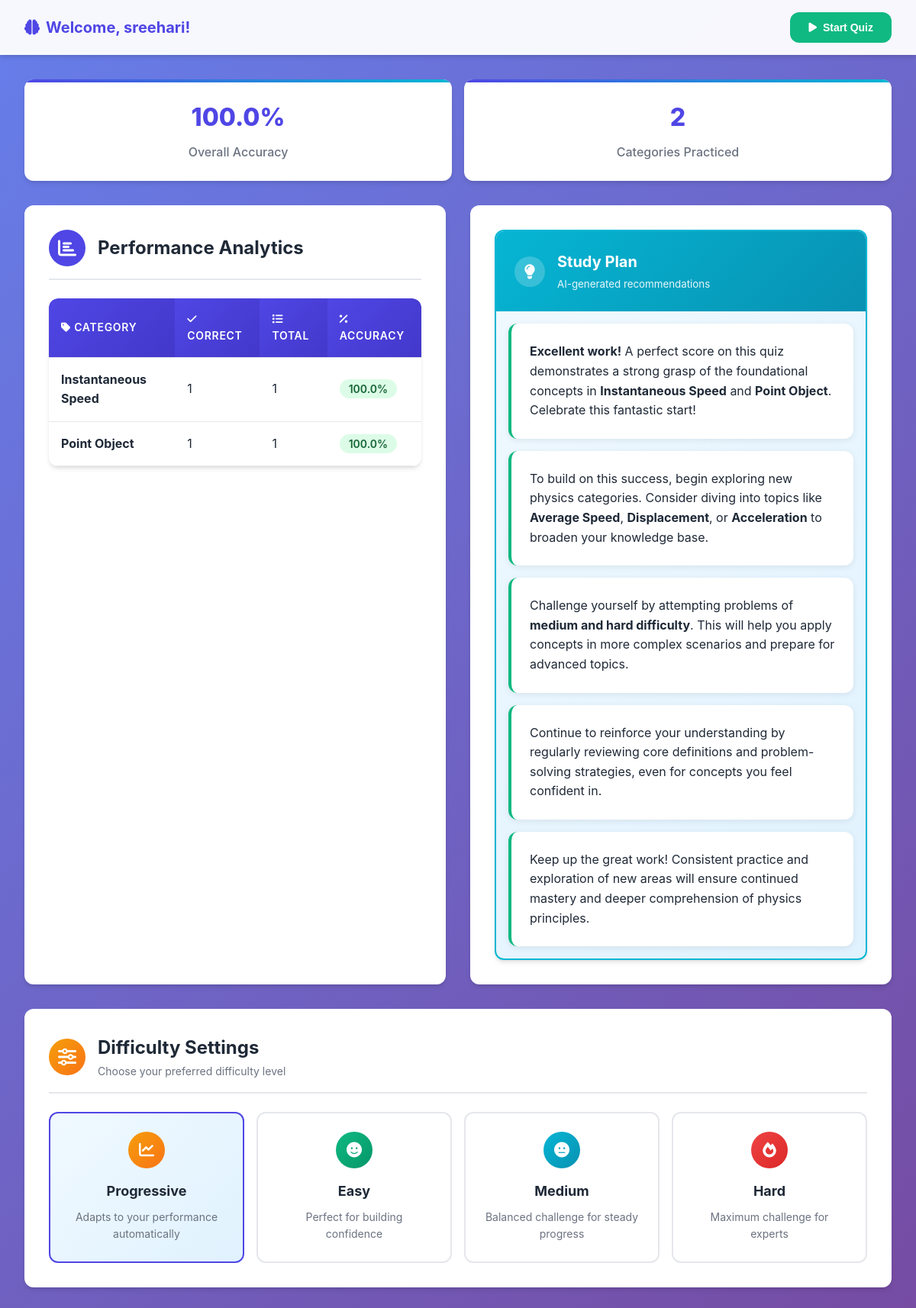
Screenshot of /profile (signed in) with the database file from the repository.
### tables this page shows
CREATE TABLE user_category_stats (
            user_id INTEGER,
            category TEXT,
            correct INTEGER DEFAULT 0,
            total INTEGER DEFAULT 0,
            last_study_plan TEXT,  -- JSON or HTML of latest plan
            PRIMARY KEY (user_id, category),
            FOREIGN KEY (user_id) REFERENCES users(id)
        );

### app/routes.py (the view)
      @app.route("/profile")  # Unchanged, but stats now reflect batched updates
      def profile():
            if not get_user_id():
                  return redirect(url_for("login"))
            user_id = get_user_id()
            stats = get_user_stats(user_id)
            in_progress = is_quiz_in_progress()
            latest_plan = get_latest_study_plan(user_id) or "<ul><li>No study plan available yet. Complete a quiz to generate one.</li></ul>"
            return render_template(
                  "profile.html",
                  stats=stats,
                  username=session.get("username", "User"),
                  in_progress=in_progress,
                  latest_plan=latest_plan
            )

### app/db.py (called while the page is built)
def get_latest_study_plan(user_id):
    conn = sqlite3.connect(DB_PATH)
    cur = conn.cursor()
    cur.execute("SELECT last_study_plan FROM user_category_stats WHERE user_id = ? LIMIT 1", (user_id,))
    row = cur.fetchone()
    conn.close()
    return row[0] if row else None

def get_user_stats(user_id):
    conn = sqlite3.connect(DB_PATH)
    cur = conn.cursor()
    cur.execute("SELECT category, correct, total FROM user_category_stats WHERE user_id = ?", (user_id,))
    stats = {row[0]: {"correct": row[1], "total": row[2], "accuracy": (row[1] / row[2] * 100) if row[2] > 0 else 0} for row in cur.fetchall()}
    overall_correct = sum(s["correct"] for s in stats.values())
    overall_total = sum(s["total"] for s in stats.values())
    overall_accuracy = (overall_correct / overall_total * 100) if overall_total > 0 else 0
    conn.close()
    return {"categories": stats, "overall_accuracy": overall_accuracy, "total_quizzes": overall_total // NUM_QUESTIONS_PER_QUIZ}

### app/quiz.py (called while the page is built)
def get_user_id():
    return session.get("user_id")

def is_quiz_in_progress():
    return session.get("index", 0) > 0

### app/templates/profile.html (shortened to what this page needs)
<!DOCTYPE html>
<html lang="en">
<head>
    <link href="https://cdnjs.cloudflare.com/ajax/libs/font-awesome/6.0.0/css/all.min.css" rel="stylesheet">
</head>
<body>
    {% if session.user_id %}
    <nav>
        <div class="nav-brand">
            <i class="fas fa-brain"></i>
            Welcome, {{ session.username }}!
        </div>
        <div class="nav-actions">
            {% if in_progress %}
            <button onclick="window.location.href='{{ url_for('question_deviate') }}'" class="btn btn-success">
                <i class="fas fa-play"></i>
                Continue Quiz
            </button>
            {% else %}
            <button onclick="window.location.href='{{ url_for('start') }}'" class="btn btn-success">
                <i class="fas fa-play"></i>
                Start Quiz
            </button>
            {% endif %}
        </div>
    </nav>
    {% endif %}
    <div class="container">
        <div class="stats-overview">
            <div class="stat-card">
                <div class="stat-value">{{ stats.overall_accuracy | round(1) }}%</div>
                <div class="stat-label">Overall Accuracy</div>
            </div>
            <div class="stat-card">
                <div class="stat-value">{{ stats.categories|length }}</div>
                <div class="stat-label">Categories Practiced</div>
            </div>
        </div>
        <div class="content-grid">
            <div class="card">
                <div class="card-header">
                    <div class="card-icon" style="background: var(--primary-color);">
                        <i class="fas fa-chart-bar"></i>
                    </div>
                    <h2 class="card-title">Performance Analytics</h2>
                </div>
                <div class="table-container">
                    <table>
                        <thead>
                            <tr>
                                <th><i class="fas fa-tag"></i> Category</th>
                                <th><i class="fas fa-check"></i> Correct</th>
                                <th><i class="fas fa-list"></i> Total</th>
                                <th><i class="fas fa-percentage"></i> Accuracy</th>
                            </tr>
                        </thead>
                        <tbody>
                            {% for cat, data in stats.categories.items() %}
                            <tr>
                                <td><strong>{{ cat.title() }}</strong></td>
                                <td>{{ data.correct }}</td>
                                <td>{{ data.total }}</td>
                                <td>
                                    {% set accuracy = data.accuracy | round(1) %}
                                    <span class="accuracy-badge
                                        {% if accuracy >= 70 %}accuracy-high
                                        {% elif accuracy >= 50 %}accuracy-medium
                                        {% else %}accuracy-low{% endif %}">
                                        {{ accuracy }}%
                                    </span>
                                </td>
                            </tr>
                            {% endfor %}
                        </tbody>
                    </table>
                </div>
            </div>
            <div class="card">
                <div class="study-plan">
                    <div class="study-plan-header">
                        <div class="plan-icon">
                            <i class="fas fa-lightbulb"></i>
                        </div>
                        <div>
                            <h3>Study Plan</h3>
                            <small style="opacity: 0.9;">AI-generated recommendations</small>
                        </div>
                    </div>
                    <div class="study-plan-content">
                        {% if latest_plan and latest_plan != "<ul><li>No study plan available yet. Complete a quiz to generate one.</li></ul>" %}
                            {{ latest_plan | safe }}
                        {% else %}
                            <div class="study-plan-empty">
                                <i class="fas fa-clipboard-list"></i>
                                <h4>No Study Plan Yet</h4>
                                <p>Complete a quiz to generate your personalized study plan.</p>
                            </div>
                        {% endif %}
                    </div>
                </div>
            </div>
        </div>
        <div class="difficulty-section">
            <div class="card-header">
                <div class="card-icon" style="background: linear-gradient(135deg, var(--warning-color), #f97316);">
                    <i class="fas fa-sliders-h"></i>
                </div>
                <div>
                    <h3 class="card-title">Difficulty Settings</h3>
                    <p style="color: #6b7280; font-size: 0.875rem; margin: 0;">Choose your preferred difficulty level</p>
                </div>
            </div>
            <div class="difficulty-grid">
                <div class="difficulty-option active" data-difficulty="progressive">
                    <div class="option-icon progressive">
                        <i class="fas fa-chart-line"></i>
                    </div>
                    <div class="option-content">
                        <h4>Progressive</h4>
                        <p>Adapts to your performance automatically</p>
                    </div>
                </div>
                <div class="difficulty-option" data-difficulty="easy">
                    <div class="option-icon easy">
                        <i class="fas fa-smile"></i>
                    </div>
                    <div class="option-content">
                        <h4>Easy</h4>
                        <p>Perfect for building confidence</p>
                    </div>
                </div>
                <div class="difficulty-option" data-difficulty="medium">
                    <div class="option-icon medium">
                        <i class="fas fa-meh"></i>
                    </div>
                    <div class="option-content">
                        <h4>Medium</h4>
                        <p>Balanced challenge for steady progress</p>
                    </div>
                </div>
                <div class="difficulty-option" data-difficulty="hard">
                    <div class="option-icon hard">
                        <i class="fas fa-fire"></i>
                    </div>
                    <div class="option-content">
                        <h4>Hard</h4>
                        <p>Maximum challenge for experts</p>
                    </div>
                </div>
            </div>
        </div>
    </div>
</body>
</html>

### rows the page displays
user_category_stats: title "Instantaneous Speed", correct "1", total "1", accuracy "100.0", last_study_plan "Excellent work! A perfect score on this quiz demonstrates a strong grasp of the foundational concepts in Instantaneous Speed and Point Object . Celebrate this fantastic start! To build on this success, begin exploring new physics categories. Consider diving into topics like Average Speed , Displacement , or Acceleration to broaden your knowledge base. Challenge yourself by attempting problems of medium and hard difficulty . This will help you apply concepts in more complex scenarios and prepare for advanced topics. Continue to reinforce your understanding by regularly reviewing core definitions and problem-solving strategies, even for concepts you feel confident in. Keep up the great work!…"
user_category_stats: title "Point Object", correct "1", total "1", accuracy "100.0"

### other values shown
{{ session.username }} "sreehari"
{{ stats.overall_accuracy | round(1) }} "100.0"
{{ stats.categories|length }} "2"
